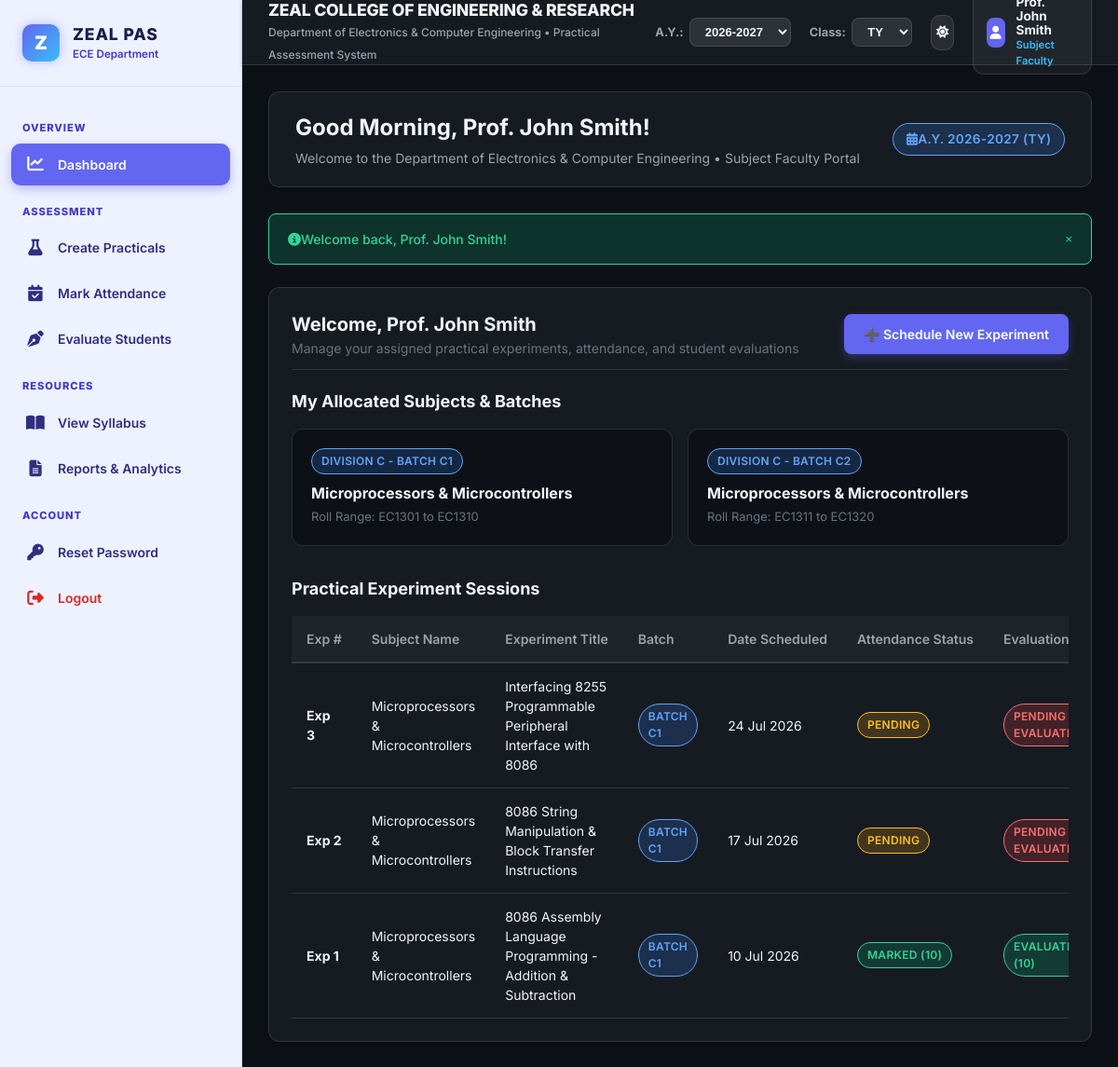
Screenshot of /modules/dashboard/faculty_dashboard.php (signed in) with the database file from the repository.
### tables this page shows
CREATE TABLE `faculty_allocations` (
  `id` INT AUTO_INCREMENT PRIMARY KEY,
  `faculty_id` INT NOT NULL,
  `subject_name` VARCHAR(100) NOT NULL,
  `class` ENUM('FY', 'SY', 'TY', 'BY') NOT NULL DEFAULT 'TY',
  `division` VARCHAR(10) NOT NULL,
  `batch_id` INT DEFAULT NULL,
  `academic_year` VARCHAR(20) NOT NULL DEFAULT '2026-2027',
  `created_at` TIMESTAMP DEFAULT CURRENT_TIMESTAMP,
  CONSTRAINT `fk_alloc_faculty` FOREIGN KEY (`faculty_id`) REFERENCES `users` (`id`) ON DELETE CASCADE,
  CONSTRAINT `fk_alloc_batch` FOREIGN KEY (`batch_id`) REFERENCES `batches` (`id`) ON DELETE SET NULL
);

CREATE TABLE `batches` (
  `id` INT AUTO_INCREMENT PRIMARY KEY,
  `batch_name` VARCHAR(50) NOT NULL,
  `start_roll` VARCHAR(20) NOT NULL,
  `end_roll` VARCHAR(20) NOT NULL,
  `class` ENUM('FY', 'SY', 'TY', 'BY') NOT NULL DEFAULT 'TY',
  `division` VARCHAR(10) NOT NULL,
  `subject_assigned` VARCHAR(100) DEFAULT NULL,
  `academic_year` VARCHAR(20) NOT NULL DEFAULT '2026-2027',
  `created_at` TIMESTAMP DEFAULT CURRENT_TIMESTAMP,
  INDEX `idx_batch_div` (`class`, `division`, `batch_name`)
);

CREATE TABLE `practicals` (
  `id` INT AUTO_INCREMENT PRIMARY KEY,
  `subject_name` VARCHAR(100) NOT NULL,
  `exp_no` INT NOT NULL,
  `title` VARCHAR(255) NOT NULL,
  `class` ENUM('FY', 'SY', 'TY', 'BY') NOT NULL DEFAULT 'TY',
  `division` VARCHAR(10) NOT NULL,
  `batch_id` INT NOT NULL,
  `faculty_id` INT NOT NULL,
  `scheduled_date` DATE NOT NULL,  
  `academic_year` VARCHAR(20) NOT NULL DEFAULT '2026-2027',
  `created_at` TIMESTAMP DEFAULT CURRENT_TIMESTAMP,
  CONSTRAINT `fk_pract_batch` FOREIGN KEY (`batch_id`) REFERENCES `batches` (`id`) ON DELETE CASCADE,
  CONSTRAINT `fk_pract_faculty` FOREIGN KEY (`faculty_id`) REFERENCES `users` (`id`) ON DELETE CASCADE,
  INDEX `idx_exp_subj` (`subject_name`, `exp_no`)
);

### includes/functions.php (called while the page is built, shortened)
<?php
require_once __DIR__ . '/../config/database.php';
function sanitize($data) {
    return htmlspecialchars(trim($data ?? ''), ENT_QUOTES, 'UTF-8');
}
function format_date($date_str) {
    return date('d M Y', strtotime($date_str));
}
?>

### config/database.php (called while the page is built, shortened)
<?php
function execute_prepared($conn, $sql, $types = "", $params = []) {
    $stmt = mysqli_prepare($conn, $sql);
    if (!empty($types) && !empty($params)) {
        mysqli_stmt_bind_param($stmt, $types, ...$params);
    }
    if (mysqli_stmt_execute($stmt)) {
        return $stmt;
    } else {
        error_log("Execute failed: " . mysqli_stmt_error($stmt));
        mysqli_stmt_close($stmt);
        return false;
    }
}
?>

### modules/dashboard/faculty_dashboard.php (the view, shortened to what this page needs)
<?php
require_once __DIR__ . '/../../config/database.php';
require_once __DIR__ . '/../../includes/functions.php';
$faculty_id = $_SESSION['user_id'];
$alloc_sql = "SELECT fa.*, b.batch_name, b.start_roll, b.end_roll
              FROM faculty_allocations fa
              LEFT JOIN batches b ON fa.batch_id = b.id
              WHERE fa.faculty_id = ?";
$alloc_stmt = execute_prepared($conn, $alloc_sql, "i", [$faculty_id]);
$alloc_res = $alloc_stmt ? mysqli_stmt_get_result($alloc_stmt) : false;
$pract_sql = "SELECT p.*, b.batch_name,
              (SELECT COUNT(*) FROM attendance a WHERE a.practical_id = p.id) as att_marked,
              (SELECT COUNT(*) FROM assessment ass WHERE ass.practical_id = p.id) as ass_marked
              FROM practicals p
              JOIN batches b ON p.batch_id = b.id
              WHERE p.faculty_id = ?
              ORDER BY p.scheduled_date DESC";
$pract_stmt = execute_prepared($conn, $pract_sql, "i", [$faculty_id]);
$pract_res = $pract_stmt ? mysqli_stmt_get_result($pract_stmt) : false;
include __DIR__ . '/../../includes/header.php';
?>
<div class="card">
    <div class="card-header">
        <div>
            <h2 class="card-title">Welcome, <?php echo sanitize($_SESSION['full_name']); ?></h2>
            <p style="font-size: 0.875rem; color: var(--text-muted);">Manage your assigned practical experiments, attendance, and student evaluations</p>
        </div>
        <a href="../practical_management/create_practical.php" class="btn btn-primary">➕ Schedule New Experiment</a>
    </div>
    <h3 style="font-size: 1.125rem; font-weight: 700; margin-bottom: 1rem;">My Allocated Subjects & Batches</h3>
    <div style="display: grid; grid-template-columns: repeat(auto-fit, minmax(280px, 1fr)); gap: 1rem; margin-bottom: 2rem;">
        <?php if ($alloc_res && mysqli_num_rows($alloc_res) > 0): ?>
            <?php while ($alloc = mysqli_fetch_assoc($alloc_res)): ?>
                <div style="background-color: var(--bg-primary); border: 1px solid var(--border-color); padding: 1.25rem; border-radius: var(--radius-md);">
                    <span class="badge badge-info" style="margin-bottom: 0.5rem;"><?php echo sanitize($alloc['division']); ?> - Batch <?php echo sanitize($alloc['batch_name'] ?? 'All'); ?></span>
                    <h4 style="font-size: 1rem; font-weight: 700; color: var(--text-primary); margin-bottom: 0.25rem;"><?php echo sanitize($alloc['subject_name']); ?></h4>
                    <p style="font-size: 0.8125rem; color: var(--text-muted);">Roll Range: <?php echo sanitize($alloc['start_roll'] ?? '-') . ' to ' . sanitize($alloc['end_roll'] ?? '-'); ?></p>
                </div>
            <?php endwhile; ?>
        <?php else: ?>
            <p style="color: var(--text-muted);">No faculty allocations assigned yet.</p>
        <?php endif; ?>
    </div>
    <h3 style="font-size: 1.125rem; font-weight: 700; margin-bottom: 1rem;">Practical Experiment Sessions</h3>
    <div class="table-responsive">
        <table class="table">
            <thead>
                <tr>
                    <th>Exp #</th>
                    <th>Subject Name</th>
                    <th>Experiment Title</th>
                    <th>Batch</th>
                    <th>Date Scheduled</th>
                    <th>Attendance Status</th>
                    <th>Evaluation Status</th>
                </tr>
            </thead>
            <tbody>
                <?php if ($pract_res && mysqli_num_rows($pract_res) > 0): ?>
                    <?php while ($p = mysqli_fetch_assoc($pract_res)): ?>
                        <tr>
                            <td><strong>Exp <?php echo $p['exp_no']; ?></strong></td>
                            <td><?php echo sanitize($p['subject_name']); ?></td>
                            <td><?php echo sanitize($p['title']); ?></td>
                            <td><span class="badge badge-info">Batch <?php echo sanitize($p['batch_name']); ?></span></td>
                            <td><?php echo format_date($p['scheduled_date']); ?></td>
                            <td>
                                <?php if ($p['att_marked'] > 0): ?>
                                    <span class="badge badge-success">Marked (<?php echo $p['att_marked']; ?>)</span>
                                <?php else: ?>
                                    <span class="badge badge-warning">Pending</span>
                                <?php endif; ?>
                            </td>
                            <td>
                                <?php if ($p['ass_marked'] > 0): ?>
                                    <span class="badge badge-success">Evaluated (<?php echo $p['ass_marked']; ?>)</span>
                                <?php else: ?>
                                    <span class="badge badge-danger">Pending Evaluation</span>
                                <?php endif; ?>
                            </td>
                        </tr>
                    <?php endwhile; ?>
                <?php else: ?>
                    <tr>
                        <td colspan="8" style="text-align: center; color: var(--text-muted); padding: 2rem;">No practical experiments scheduled yet. Click "Schedule New Experiment" above to get started.</td>
                    </tr>
                <?php endif; ?>
            </tbody>
        </table>
    </div>
</div>
<?php include __DIR__ . '/../../includes/footer.php'; ?>

### assets/css/style.css (style rules this page uses)
:root { --bg-primary: #0D1117; --bg-canvas: #161B22; --bg-card: #161B22; --bg-sidebar: #eef2ff; --sidebar-text: #312e81; --sidebar-text-active: #ffffff; --sidebar-hover: #e0e7ff; --sidebar-active-bg: #6366F1; --text-primary: #f3f4f6; --text-secondary: #9ca3af; --text-muted: #6b7280; --border-color: rgba(255, 255, 255, 0.12); --primary-color: #6366F1; --primary-hover: #4f46e5; --primary-light: rgba(99, 102, 241, 0.15); --accent-color: #38bdf8; --accent-hover: #0284c7; --status-success-bg: rgba(16, 185, 129, 0.2); --status-success-text: #34d399; --status-danger-bg: rgba(239, 68, 68, 0.2); --status-danger-text: #f87171; --status-warning-bg: rgba(245, 158, 11, 0.2); --status-warning-text: #fbbf24; --status-info-bg: rgba(59, 130, 246, 0.2); --status-info-text: #60a5fa; --shadow-sm: 0 2px 4px rgba(0, 0, 0, 0.2); --shadow-md: 0 4px 12px rgba(0, 0, 0, 0.3); --shadow-lg: 0 12px 24px rgba(0, 0, 0, 0.4); --shadow-glow: 0 0 12px rgba(99, 102, 241, 0.5); --radius-sm: 8px; --radius-md: 12px; --radius-lg: 20px; --font-family: 'Inter', system-ui, -apple-system, BlinkMacSystemFont, "Segoe UI", Roboto, sans-serif; }
* { margin: 0; padding: 0; box-sizing: border-box; }
body { font-family: var(--font-family); background-color: var(--bg-primary); color: var(--text-primary); line-height: 1.5; min-height: 100vh; display: flex; flex-direction: column; transition: background-color 0.3s ease, color 0.3s ease; }
a { color: var(--primary-color); text-decoration: none; transition: color 0.2s ease; }
.card { background: var(--bg-canvas); border-radius: var(--radius-md); border: 1px solid var(--border-color); box-shadow: var(--shadow-sm); padding: 1.5rem; margin-bottom: 1.5rem; transition: box-shadow 0.2s ease, border-color 0.2s ease; }
.card-header { display: flex; align-items: center; justify-content: space-between; margin-bottom: 1.25rem; padding-bottom: 0.75rem; border-bottom: 1px solid var(--border-color); }
.card-title { font-size: 1.25rem; font-weight: 700; color: var(--text-primary); display: flex; align-items: center; gap: 0.625rem; }
.btn { display: inline-flex; align-items: center; gap: 0.5rem; padding: 0.625rem 1.25rem; font-size: 0.875rem; font-weight: 600; border-radius: var(--radius-sm); border: 1px solid transparent; cursor: pointer; transition: all 0.2s ease; white-space: nowrap; }
.btn-primary { background-color: var(--primary-color); color: #ffffff; box-shadow: 0 4px 10px rgba(99, 102, 241, 0.3); }
.badge { display: inline-flex; align-items: center; padding: 0.25rem 0.625rem; font-size: 0.75rem; font-weight: 600; border-radius: 9999px; text-transform: uppercase; letter-spacing: 0.025em; }
.badge-success { background-color: var(--status-success-bg); color: var(--status-success-text); border: 1px solid var(--status-success-text); }
.badge-danger { background-color: var(--status-danger-bg); color: var(--status-danger-text); border: 1px solid var(--status-danger-text); }
.badge-warning { background-color: var(--status-warning-bg); color: var(--status-warning-text); border: 1px solid var(--status-warning-text); }
.badge-info { background-color: var(--status-info-bg); color: var(--status-info-text); border: 1px solid var(--status-info-text); }
.table-responsive { width: 100%; overflow-x: auto; -webkit-overflow-scrolling: touch; }
.table { width: 100%; border-collapse: collapse; font-size: 0.875rem; text-align: left; }
.table th { background-color: rgba(255, 255, 255, 0.04); color: var(--text-secondary); font-weight: 600; padding: 0.875rem 1rem; border-bottom: 2px solid var(--border-color); white-space: nowrap; }
.table td { padding: 0.875rem 1rem; border-bottom: 1px solid var(--border-color); color: var(--text-primary); vertical-align: middle; }

### rows the page displays
faculty_allocations: division "DIVISION C", batch.batch_name "C1", subject_name "Microprocessors & Microcontrollers", batch.start_roll "EC1301", batch.end_roll "EC1310"
faculty_allocations: division "DIVISION C", batch.batch_name "C2", subject_name "Microprocessors & Microcontrollers", batch.start_roll "EC1311", batch.end_roll "EC1320"
practicals: exp_no "3", subject_name "Microprocessors & Microcontrollers", title "Interfacing 8255 Programmable Peripheral Interface with 8086", batch.batch_name "C1", scheduled_date "24 Jul 2026", shows "PENDING", shows "PENDING…"
practicals: exp_no "2", subject_name "Microprocessors & Microcontrollers", title "8086 String Manipulation & Block Transfer Instructions", batch.batch_name "C1", scheduled_date "17 Jul 2026", shows "PENDING", shows "PENDING…"
practicals: exp_no "1", subject_name "Microprocessors & Microcontrollers", title "8086 Assembly Language Programming - Addition & Subtraction", batch.batch_name "C1", scheduled_date "10 Jul 2026", att_marked "10", ass_marked "10"

### other values shown
COLLEGE_NAME "ZEAL COLLEGE OF ENGINEERING & RESEARCH"
DEPARTMENT_NAME "Department of Electronics & Computer Engineering"
APP_NAME "Practical Assessment System"
get_role_label($logged_user['role'] ?? '') "Subject Faculty"
get_time_greeting() "Good Morning"
$user['full_name'] "Prof. John Smith"
get_role_label($user['role'] ?? '') "Subject Faculty"
$_SESSION['academic_year'] "2026-2027"
$_SESSION['class_filter'] "TY"
$flash['message'] "Welcome back, Prof. John Smith!"
$_SESSION['full_name'] "Prof. John Smith"
form field value "2026-2027"
form field value "TY"
